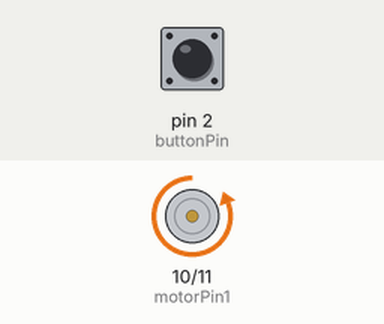
This sketch was run on a simulated Arduino Uno, built with avr-gcc and run on an emulated ATmega328P. Parts: motor-driver pin pairs drawn as motors (green arrow = first pin HIGH = forward, orange = second pin HIGH = backward, longer = more drive). The test bench sets the inputs (shaded band); at power-on: pin 2 (buttonPin) LOW.

Above: at 2.8 s.
2.9 s: pin 2 (buttonPin) pulled HIGH for 1.2 s
At 4.9 s:
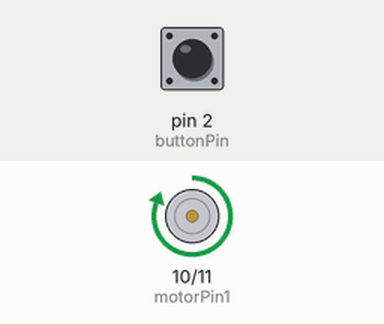
5.6 s: pin 2 (buttonPin) pulled HIGH for 3.2 s
At 6.8 s:
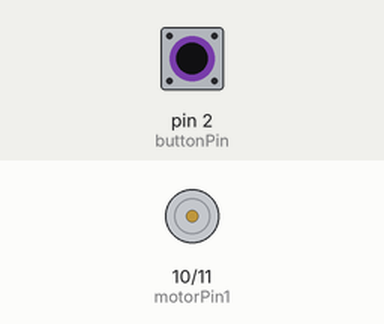
Timing chart, 0 to 8.6 s (numbered marks = the images above; inputs shaded):
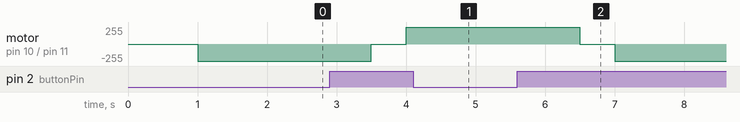

Measured:
- after the input at 2.9 s, motor on pin 10 (motorPin1) / pin 11 (motorPin2): backward 255/255 → stopped after 0.60 s, → forward 255/255 0.50 s later
- after the input at 5.6 s, motor on pin 10 (motorPin1) / pin 11 (motorPin2): forward 255/255 → stopped after 0.90 s, → backward 255/255 0.50 s later

The sketch:

MOSFET.ino
```cpp
int buttonPin = 2;
boolean buttonState = LOW;
int motorPin1 = 10;
int motorPin2 = 11;
int motorEnabled = 0;
boolean previousButtonState = LOW;


void setup() {
  pinMode(buttonPin,INPUT);
  pinMode(motorPin1, OUTPUT);
  pinMode(motorPin2, OUTPUT);
}

void loop() {
  buttonState = digitalRead(buttonPin);
   if(previousButtonState != buttonState && buttonState == HIGH){
    motorEnabled = !motorEnabled;
    }
  if(motorEnabled == 1){
    delay(500);
    digitalWrite(motorPin2, LOW);
    delay(500);
    digitalWrite (motorPin1,HIGH);
    }
  else{
    delay(500);
    digitalWrite (motorPin1,LOW);
    delay(500);
    digitalWrite(motorPin2, HIGH);
    }
  previousButtonState = buttonState;
}
```
